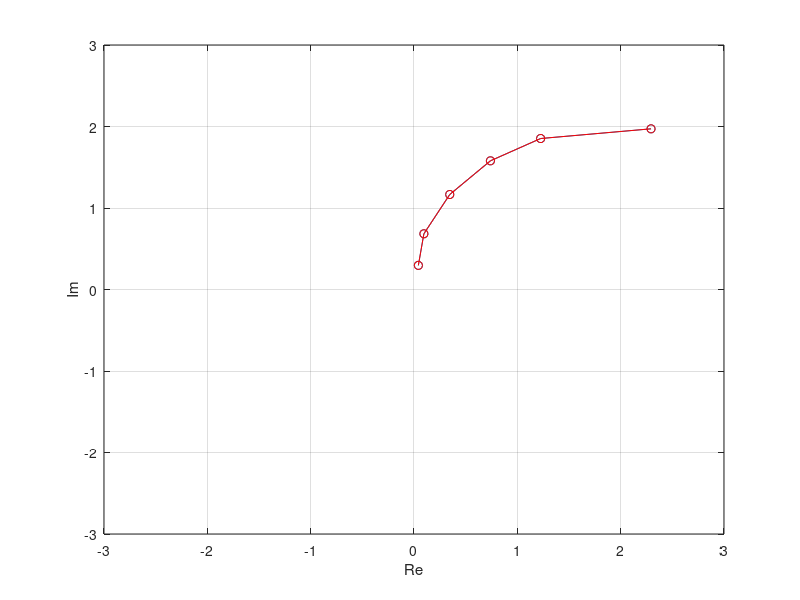

Write the MATLAB code that produced this figure.
% Definicje
A = 4;
B = 1;
K = tf(A, [B 1]);
omega = [1,2,3,5,10,25];
t = 0:0.01:10;

% Zmienne wynikowe
ampli = [];
phi = [];

% Pętla obliczająca odpowiedzi układu dla różnych częstotliwości
for omega0 = omega
    u = sin(omega0 * t);
    y = lsim(K, u, t);
    
    % Znajdowanie amplitudy
    ampli_val = max(abs(y));
    
    % Znajdowanie fazy
    [~, idx_u] = max(u); % Szukamy maksimum sygnału wejściowego
    [~, idx_y] = max(y); % Szukamy maksimum sygnału wyjściowego
    phase_shift = (t(idx_y) - t(idx_u)) * omega0;
    phi_val = mod(phase_shift, 2*pi);
    
    % Zapisanie wyników
    ampli = [ampli ampli_val];
    phi = [phi phi_val];
end

% Obliczanie składowych rzeczywistej i urojonej
xArr = ampli .* cos(phi);
yArr = ampli .* sin(phi);

% Rysowanie wykresów
figure;
plot(xArr, yArr, 'o-');
xlim([-3,3]);
ylim([-3,3]);
xlabel('Re');
ylabel('Im');
grid on;

hold on;
plot(xArr, yArr, 'ro-'); % Nałożenie wartości ręcznych
hold off;
grid on;
